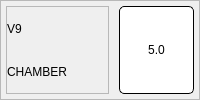
                       <widget class="QFrame" name="frame_85">
                        <property name="frameShape">
                         <enum>QFrame::StyledPanel</enum>
                        </property>
                        <property name="frameShadow">
                         <enum>QFrame::Raised</enum>
                        </property>
                        <layout class="QHBoxLayout" name="horizontalLayout_40" stretch="4,1">
                         <property name="spacing">
                          <number>10</number>
                         </property>
                         <property name="leftMargin">
                          <number>5</number>
                         </property>
                         <property name="topMargin">
                          <number>5</number>
                         </property>
                         <property name="rightMargin">
                          <number>5</number>
                         </property>
                         <property name="bottomMargin">
                          <number>5</number>
                         </property>
                         <item>
                          <widget class="QFrame" name="frame_86">
                           <property name="frameShape">
                            <enum>QFrame::StyledPanel</enum>
                           </property>
                           <property name="frameShadow">
                            <enum>QFrame::Raised</enum>
                           </property>
                           <layout class="QVBoxLayout" name="verticalLayout_58">
                            <property name="spacing">
                             <number>0</number>
                            </property>
                            <property name="leftMargin">
                             <number>0</number>
                            </property>
                            <property name="topMargin">
                             <number>0</number>
                            </property>
                            <property name="rightMargin">
                             <number>0</number>
                            </property>
                            <property name="bottomMargin">
                             <number>0</number>
                            </property>
                            <item>
                             <widget class="QLabel" name="label_94">
                              <property name="styleSheet">
                               <string notr="true">font: bold 28px &quot;Roboto&quot;;</string>
                              </property>
                              <property name="text">
                               <string>V9</string>
                              </property>
                             </widget>
                            </item>
                            <item>
                             <widget class="QLabel" name="label_95">
                              <property name="styleSheet">
                               <string notr="true">font:  20px &quot;Roboto&quot;;</string>
                              </property>
                              <property name="text">
                               <string>CHAMBER</string>
                              </property>
                             </widget>
                            </item>
                           </layout>
                          </widget>
                         </item>
                         <item>
                          <widget class="QPushButton" name="v9_button">
                           <property name="sizePolicy">
                            <sizepolicy hsizetype="Minimum" vsizetype="Minimum">
                             <horstretch>0</horstretch>
                             <verstretch>0</verstretch>
                            </sizepolicy>
                           </property>
                           <property name="minimumSize">
                            <size>
                             <width>75</width>
                             <height>40</height>
                            </size>
                           </property>
                           <property name="maximumSize">
                            <size>
                             <width>16777215</width>
                             <height>16777215</height>
                            </size>
                           </property>
                           <property name="styleSheet">
                            <string notr="true">background: #FFFFFF;
border: 1px solid #000000;
border-radius: 5px;
font:  bold 16px &quot;Roboto&quot;;</string>
                           </property>
                           <property name="text">
                            <string>5.0</string>
                           </property>
                          </widget>
                         </item>
                        </layout>
                       </widget>
